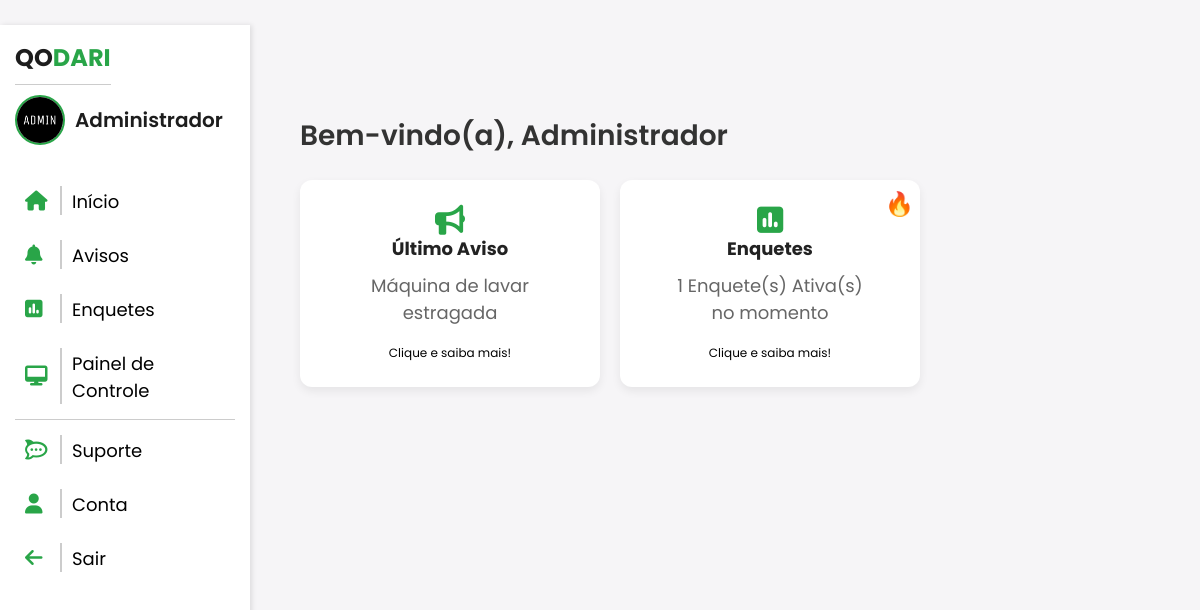
/sistema/ (signed in), run on an earlier commit of the app's database.
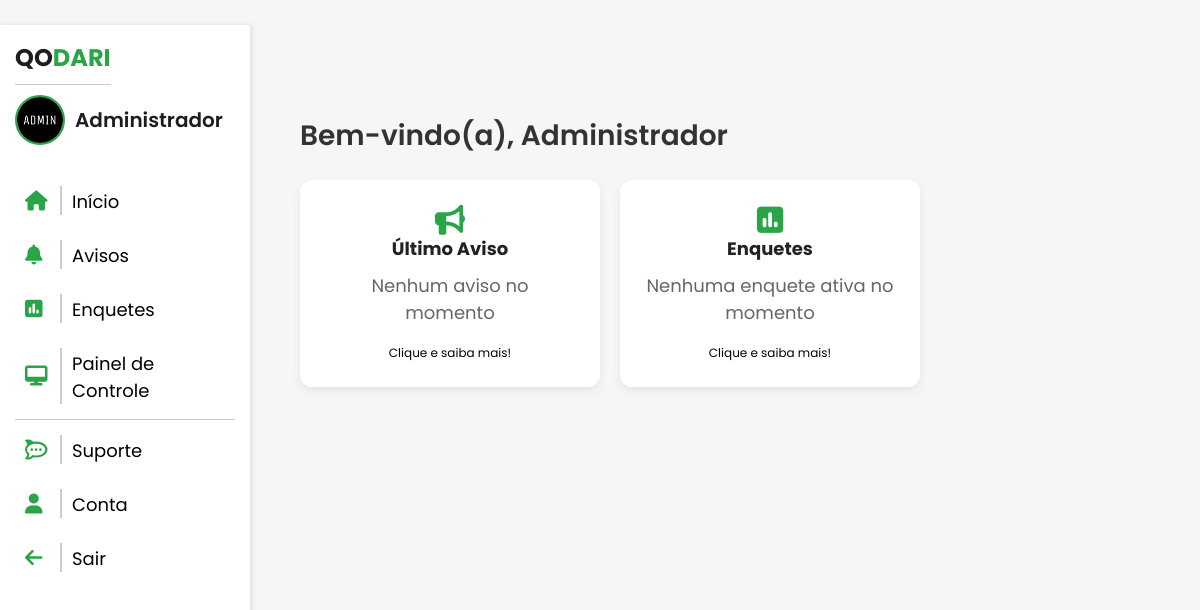
And on a later commit of the database.
### AppMoradia/models.py (models this page shows, shortened)
class Aviso(models.Model):
    titulo = models.CharField(max_length=200)
    descricao = models.TextField()
    data_criacao = models.DateTimeField(auto_now_add=True)
    criado_por = models.ForeignKey(settings.AUTH_USER_MODEL, on_delete=models.CASCADE)

### AppMoradia/views.py (the view)
# urls.py: path('sistema/', views.dashboard, name='sistema'),
@login_required
def dashboard(request):
    enquetes_ativas = Enquete.objects.filter(status='ATIVA').count()
    try:
        ultimo_aviso = Aviso.objects.latest('data_criacao')
        ultimo_aviso_titulo = ultimo_aviso.titulo
        ultimo_aviso_descricao = ultimo_aviso.descricao
        ultimo_aviso_data_criacao = ultimo_aviso.data_criacao
        ultimo_aviso_criado_por = ultimo_aviso.criado_por.first_name if ultimo_aviso.criado_por else "Desconhecido"
    except Aviso.DoesNotExist:
        ultimo_aviso_titulo = "Nenhum aviso no momento"
        ultimo_aviso_descricao = ""
        ultimo_aviso_data_criacao = ""
        ultimo_aviso_criado_por = ""
    return render(request, 'sistema.html', {
        'usuario': request.user,
        'ultimo_aviso_titulo': ultimo_aviso_titulo,
        'ultimo_aviso_descricao': ultimo_aviso_descricao,
        'ultimo_aviso_criado_por': ultimo_aviso_criado_por,
        'ultimo_aviso_data_criacao': ultimo_aviso_data_criacao,
        'enquetes_ativas': enquetes_ativas,
    })

### AppMoradia/templates/sistema.html (shortened to what this page needs)
﻿{% extends 'sidebar-sistema.html' %}
{% load static %}
        {% block content %}
        <div class="dashboard">
            <h2 class="dashboard-title">Bem-vindo(a), {{ usuario.first_name }}</h2>
            <div class="cards-container">
                <div class="card" data-titulo="{{ ultimo_aviso_titulo }}"
                data-descricao="{{ ultimo_aviso_descricao }}"
                data-data-criacao="{{ ultimo_aviso_data_criacao }}"
                data-criado-por="{{ ultimo_aviso_criado_por }}"
                onclick="abrirModalAviso(event, this)">
                    <i class="fa-solid fa-bullhorn card-icon"></i>
                    <div class="card-content">
                        <h3>Último Aviso</h3>
                        <p>{{ ultimo_aviso_titulo }}</p>
                    </div>
                    <span>Clique e saiba mais!</span>
                </div>
                <a href="{% url 'enquetes' %}" style="text-decoration: none; color: inherit;">
                    <div class="card">
                        <i class="fa-solid fa-square-poll-vertical card-icon"></i>
                        <div class="card-content">
                            <h3>Enquetes</h3>
                            {% if enquetes_ativas > 0 %}
                            <p class="foguinho">&#128293;</p>
                            <p>{{ enquetes_ativas }} Enquete(s) Ativa(s) <br> no momento</p>
                            {% else %}
                            <p>Nenhuma enquete ativa no momento</p>
                            {% endif %}
                        </div>
                        <span>Clique e saiba mais!</span>
                    </div>
                </a>
            </div>
        </div>
        {% endblock %}

What changed in the data, as far as the page shows it:
removed Aviso: titulo "Máquina de lavar estragada"
Also different on the page:
{{ ultimo_aviso_titulo }}: (not shown) → "Nenhum aviso no momento"
{{ enquetes_ativas }}: "1" → (not shown)
text no longer shown: "🔥 Enquete(s) Ativa(s) no momento"
text now shown: "Nenhuma enquete ativa no momento"
